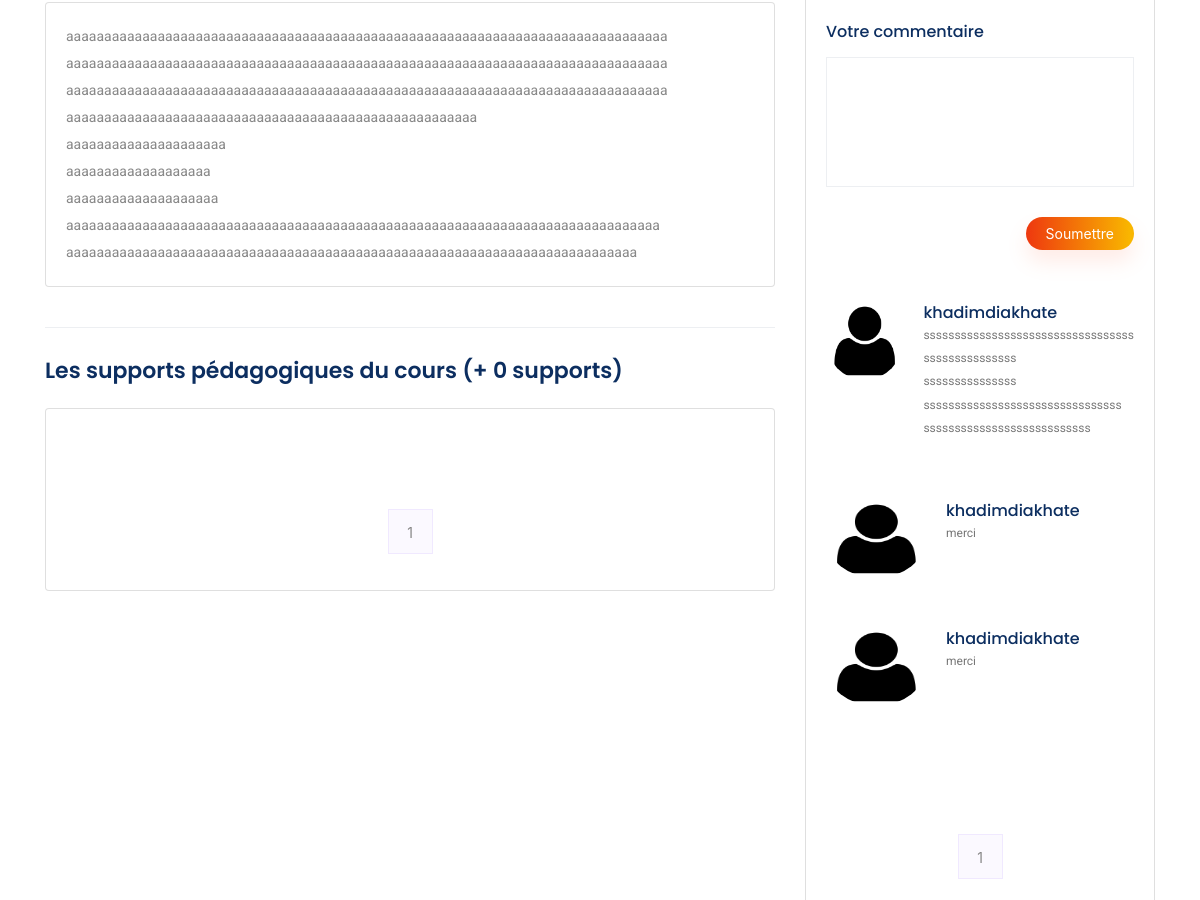
The app's page /cours/Terminale S/Mathemathique/Intégrales (signed in, middle part), older data.
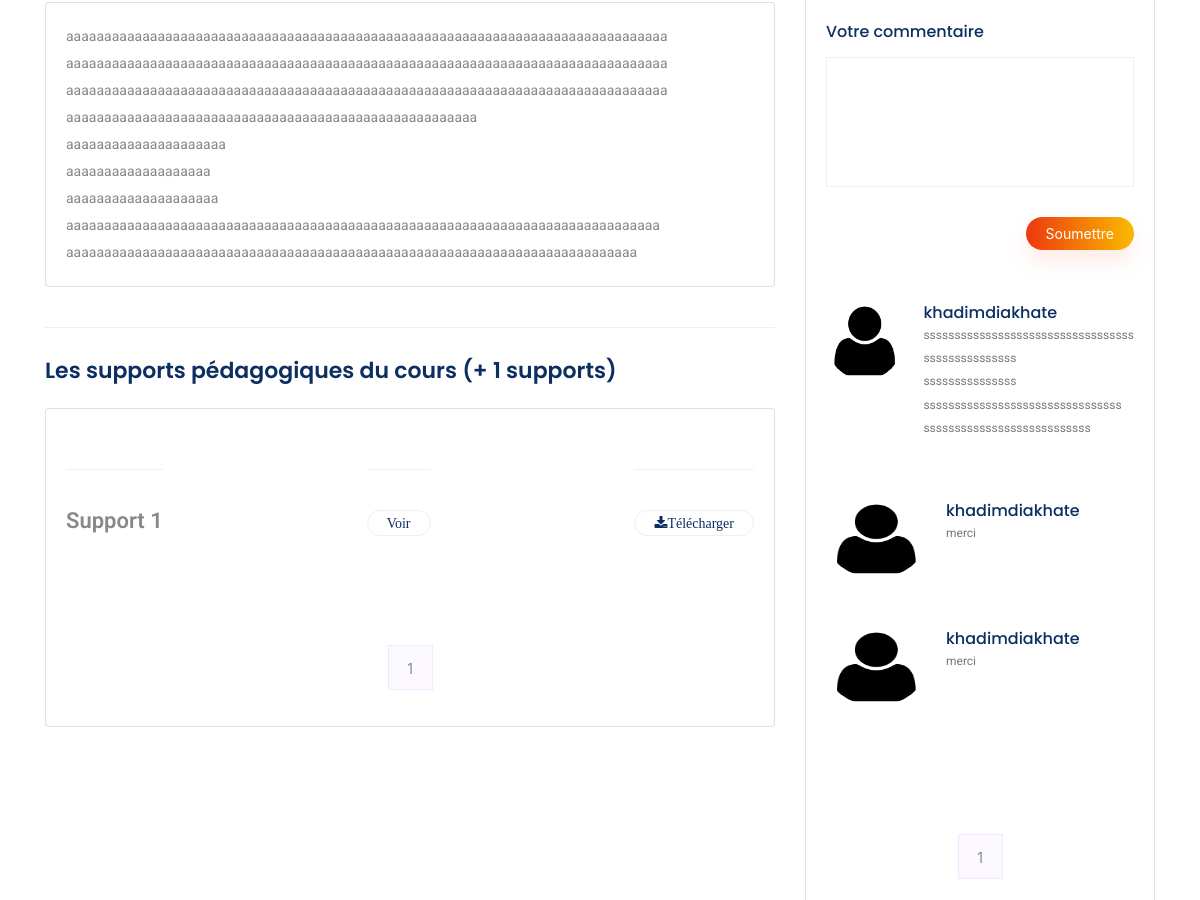
The same page, newer data.
### Cours/models.py (models this page shows, shortened)
class CoursFeedback(models.Model):
    feedback = models.TextField()
    membre = models.ForeignKey(Membre, on_delete=models.CASCADE)
    cours = models.ForeignKey(Cours, on_delete=models.CASCADE)
    date = models.DateField(auto_now=True, auto_now_add=False)

class Documents_Cours(models.Model):
    nom = models.CharField(max_length=50)
    format_fichier = models.CharField(max_length=50)
    fichier = models.FileField(upload_to='', max_length=100)
    cours = models.ForeignKey(Cours, on_delete=models.CASCADE)

### Membre/models.py (models this page shows, shortened)
class Membre(models.Model):
    user = models.OneToOneField(User, on_delete=models.CASCADE)
    niveau = models.CharField(max_length=50)

### Cours/views.py (the view, shortened to what this page needs)
# urls.py: path('<str:niveau>/<str:categorie>/<str:titre>',views.Cours_details, name = "Cours_details" ),
def Cours_details(request,niveau, categorie, titre):
    niveau_ = Niveau.objects.get(niveau=niveau)
    niveau_id = niveau_.id
    cours = Cours.objects.get(Q(titre = titre), Q(niveau = niveau_id), Q(categorie = categorie))
    feedbacks = CoursFeedback.objects.filter(cours=cours).order_by('-id').distinct()
    documents = Documents_Cours.objects.filter(Q(cours = cours))
    som = documents.count()
    cours_enroll =Cours.objects.filter(membre_cours__membre__id=request.user.membre.id).distinct()
    if Membre_Cours.objects.filter(Q(membre=request.user.membre), Q(cours=cours)).exists():
            messages.error(request,'Vous avez deja suivi le cours !!!')
    paginator = Paginator(documents, 5)
    page = request.GET.get('page', 1)
    try:
            documents = paginator.page(page)
    except PageNotAnInteger:
            documents = paginator.page(1)
    except EmptyPage:
            documents = paginator.page(paginator.num_pages)
    paginator = Paginator(feedbacks, 5)
    page = request.GET.get('page', 1)
    try:
            feedbacks = paginator.page(page)
    except PageNotAnInteger:
            feedbacks = paginator.page(1)
    except EmptyPage:
            feedbacks = paginator.page(paginator.num_pages)
    return render(request, "Cours/cours-details.html", locals())

### Cours/models.py (called while the page is built)
    def nombre_likes(self):
            return self.likes.count()

### Templates/Cours/cours-details.html (shortened to what the changed rows need)
{% extends "Layouts/base.html" %}
{% block content %}
{% load static %}
    <section class="course_details_area section_padding">
        <div class="container">
            <div class="row">
                <div class="col-lg-8 course_details_left">
                    <div class="content_wrapper" >
                        <div class="row">
                            <div class="col-lg-12">
                                <h4 class="title">Les supports pédagogiques du cours (+ {{som}} supports)</h4>
                            </div>
                        </div>
                        <div class="card" >
                            <div class="card-body">
                        <div class="content">
                            <ul class="course_list">
                                {% for doc  in documents  %}
                                <li class="justify-content-between align-items-center d-flex ">
                                    <p class="title">{{doc.nom | truncatechars:50}}</p>
                                    <p class="title">
                                        <object  type="application/x-pdf" title="SamplePdf" width="500" height="720">
                                            <a class="btn_2 text-uppercase fa fa-eyes" href="{{doc.fichier.url}}"  class="btn btn-lg btn-primary" >Voir</a>
                                        </object>
                                    </p>
                                    <p class="title">
                                    <object  type="application/x-pdf" title="{{doc.nom}}" width="500" height="720">
                                        <a class="btn_2 text-uppercase fa fa-download" href="{{doc.fichier.url}}"  class="btn btn-lg btn-primary" download>Télécharger</a>
                                    </object>
                                     </p>
                                </li>
                                {% endfor %}
                            </ul>
                            <div class="mt-5">
                                <nav class="blog-pagination justify-content-center d-flex">
                                    <ul class="pagination">
                                        {% for p in documents.paginator.page_range %}
                                        {% if documents.number == p  %}
                                        <li class="page-item active"><a class="page-link" href="?page={{p}}">{{p}}</a></li>
                                        {% else %}
                                        <li class="page-item"><a class="page-link" href="?page={{p}}">{{p}}</a></li>
                                        {% endif %}
                                        {% endfor %}
                                    </ul>
                                </nav>
                            </div>
                        </div>
                        </div>
                        </div>
                    </div>
                </div>
                <div class="col-lg-4 right-contents">
                        <div class="card mt-5" >
                        <div class="card-body">
                        <div class="comments-area mb-5">
                            {% for feed in feedbacks  %}
                            <div class="comment-list">
                                <div class="single-comment single-reviews justify-content-between d-flex">
                                    <div class="user justify-content-between d-flex">
                                        <div class="thumb">
                                            <img class="rounded-circle" src="{% static 'img/cource/cource_1.png' %}" alt="" width="50" height="80">
                                        </div>
                                        <div class="desc">
                                            <h5><a href="#">{{feed.membre.user.username}}</a>
                                            </h5>
                                            <p class="comment">
                                                {{feed.feedback|linebreaksbr}}
                                            </p>
                                        </div>
                                    </div>
                                </div>
                            </div>
                            {% endfor %}
                            <nav class="blog-pagination justify-content-center d-flex">
                                <ul class="pagination">
                                    {% for p in feedbacks.paginator.page_range %}
                                    {% if feedbacks.number == p  %}
                                    <li class="page-item active"><a class="page-link" href="?page={{p}}">{{p}}</a></li>
                                    {% else %}
                                    <li class="page-item"><a class="page-link" href="?page={{p}}">{{p}}</a></li>
                                    {% endif %}
                                    {% endfor %}
                                </ul>
                            </nav>
                        </div>
                    </div>
                    </div>
                    </div>
                </div>
            </div>
    </section>
    {% endblock content %}

Row changes from the older to the newer data that the page shows:
added Documents_Cours: nom "Support 1"
Text that changed along with them:
{{ som }}: "0" → "1"
